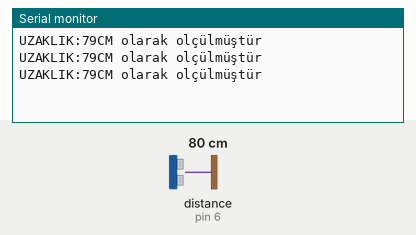
Bench run of a sketch on a simulated Arduino Uno, built with avr-gcc and run on an emulated ATmega328P. On the bench: the last lines printed to the serial monitor. Wiring (from diagram.json): ultrasonic range finder: trigger pin 5; echo pin 6. The test bench sets the inputs (shaded band); at power-on: distance to the obstacle (sensor on pin 6) 80 cm. The echo pulse lasts 58.3 µs per cm.

Above: at 1.3 s.
1.4 s: distance to the obstacle (sensor on pin 6) set to 2 cm
At 1.9 s:
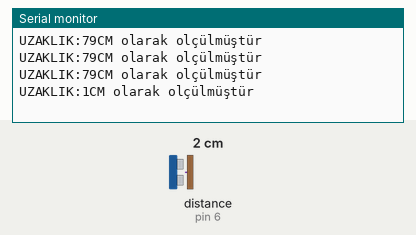
2.9 s: distance to the obstacle (sensor on pin 6) set to 4 cm
At 3.4 s:
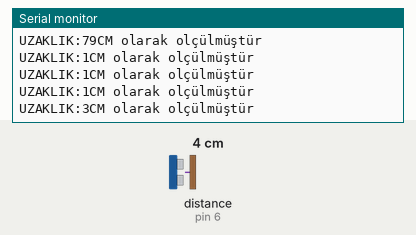
Timing chart, 0 to 5.9 s (numbered marks = the images above; inputs shaded):
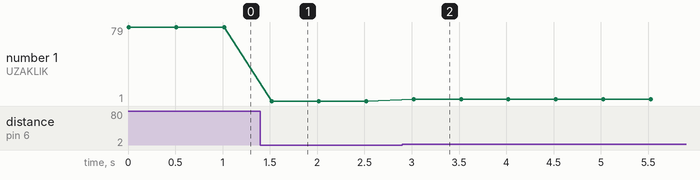

Measured:
- after the input at 1.4 s, the serial monitor: prints a new line after 0.12 s (image 1)
- after the input at 2.9 s, the serial monitor: prints a new line after 0.12 s (image 2)
- plotted number 1: 79 → 1 after the input at 1.4 s, 1 → 3 after the input at 2.9 s

The sketch:

sketch.ino
```cpp
int trig=5;
int echo=6;
long sure;
long uzaklik;
void setup() {
 pinMode(trig, OUTPUT);
 pinMode(echo, INPUT);
 Serial.begin(9600);
}

void loop() {
  digitalWrite(trig, LOW);
  delayMicroseconds(5);
  digitalWrite(trig, HIGH);
  delayMicroseconds(10);
  digitalWrite(trig, LOW);
  sure=pulseIn(echo,HIGH);
  uzaklik=sure/29.1/2;
  if(uzaklik>200)
  {
    uzaklik=200;
    Serial.print("UZAKLIK:");
    Serial.print(uzaklik);
    Serial.println("CM olarak olçülmüştür");
    delay(500);
  }
  else{
     Serial.print("UZAKLIK:");
    Serial.print(uzaklik);
    Serial.println("CM olarak olçülmüştür");
    delay(500);
  }

}
```
